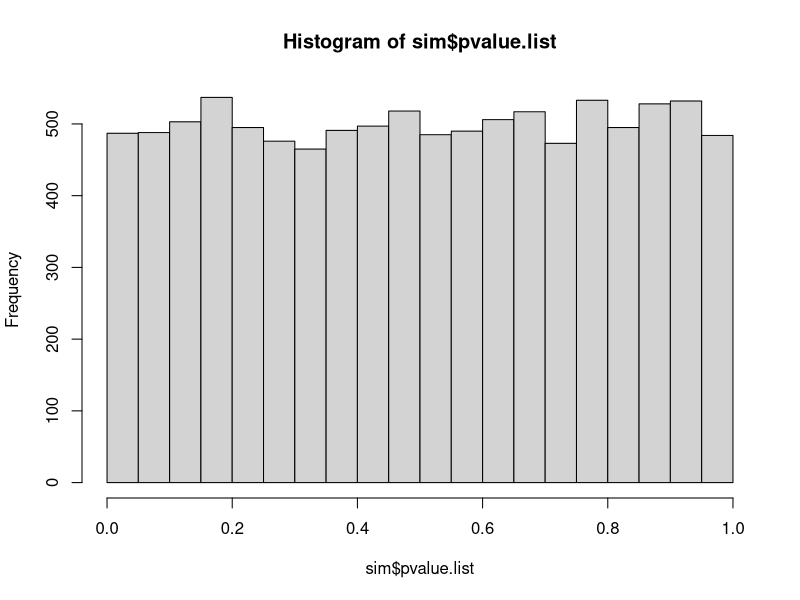
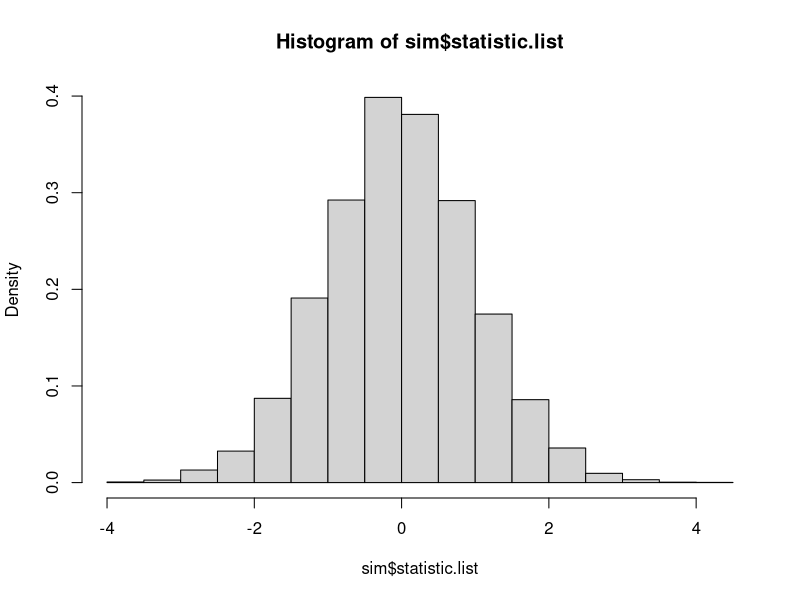

Here is the R script that generated these plots, in order:
## ---- chunk 1
set.seed(5)
sigma=5
Control <- rnorm(30,mean=10,sd=sigma)
Dosage <- rnorm(35,mean=12,sd=sigma)

t.test(Control, Dosage, mu = -5, var.equal = TRUE)
## ---- chunk 2
emperical.size <- function(R=10000,
                           mu1=0,mu2=0,
                           sigma1=1,sigma2=1,
                           m=30,n=30,
                           level=.05,
                           value=0,
                           direction="Two") {
  
  #Define empty lists
  statistic.list <- rep(0,R)
  pvalue.list <- rep(0,R)
  
  for (i in 1:R) {
    
    # Sample realized data 
    Control <- rnorm(m, mu1, sigma1)
    Dosage <- rnorm(n, mu2, sigma2)
    
    # Testing values
    testing.procedure <- t.test(Control, Dosage, 
                                mu = value, 
                                var.equal = ifelse(sigma1 == sigma2, TRUE, FALSE),
                                conf.level = 1 - level)
    
    statistic.list[i] <- testing.procedure$statistic
    pvalue.list[i] <- testing.procedure$p.value
   
  
    }
  size.list <- sum(pvalue.list < level)/ length(pvalue.list)
  return(list(statistic.list = statistic.list, 
              pvalue.list = pvalue.list, 
              emperical.size = size.list)) 
  
}
## ---- chunk 3
emperical.size(R = 10, mu1 = 10, mu2 = 12, sigma1 = 5, sigma2 = 5)
## ---- chunk 4
sim <- emperical.size(R = 10000, mu1 = 10, mu2 = 10, sigma1 = 5, sigma2 = 5)
sim$emperical.size
## ---- chunk 5
hist(sim$pvalue.list)
## ---- chunk 6
hist(sim$statistic.list, probability = TRUE)
## ---- chunk 7
emperical.size(R=1000,mu1=10,mu2=10,sigma1=5,sigma2=5)$emperical.size
emperical.size(R=1000,mu1=10,mu2=12,sigma1=5,sigma2=5)$emperical.size
emperical.size(R=1000,mu1=10,mu2=14,sigma1=5,sigma2=5)$emperical.size
emperical.size(R=1000,mu1=10,mu2=16,sigma1=5,sigma2=5)$emperical.size
## ---- chunk 8
emperical.size(R=10000,mu1=10,mu2=12,sigma1=10,sigma2=10,m=10,n=10)$emperical.size
emperical.size(R=10000,mu1=10,mu2=12,sigma1=10,sigma2=10,m=30,n=30)$emperical.size
emperical.size(R=10000,mu1=10,mu2=12,sigma1=10,sigma2=10,m=50,n=50)$emperical.size
emperical.size(R=10000,mu1=10,mu2=12,sigma1=10,sigma2=10,m=100,n=100)$emperical.size

